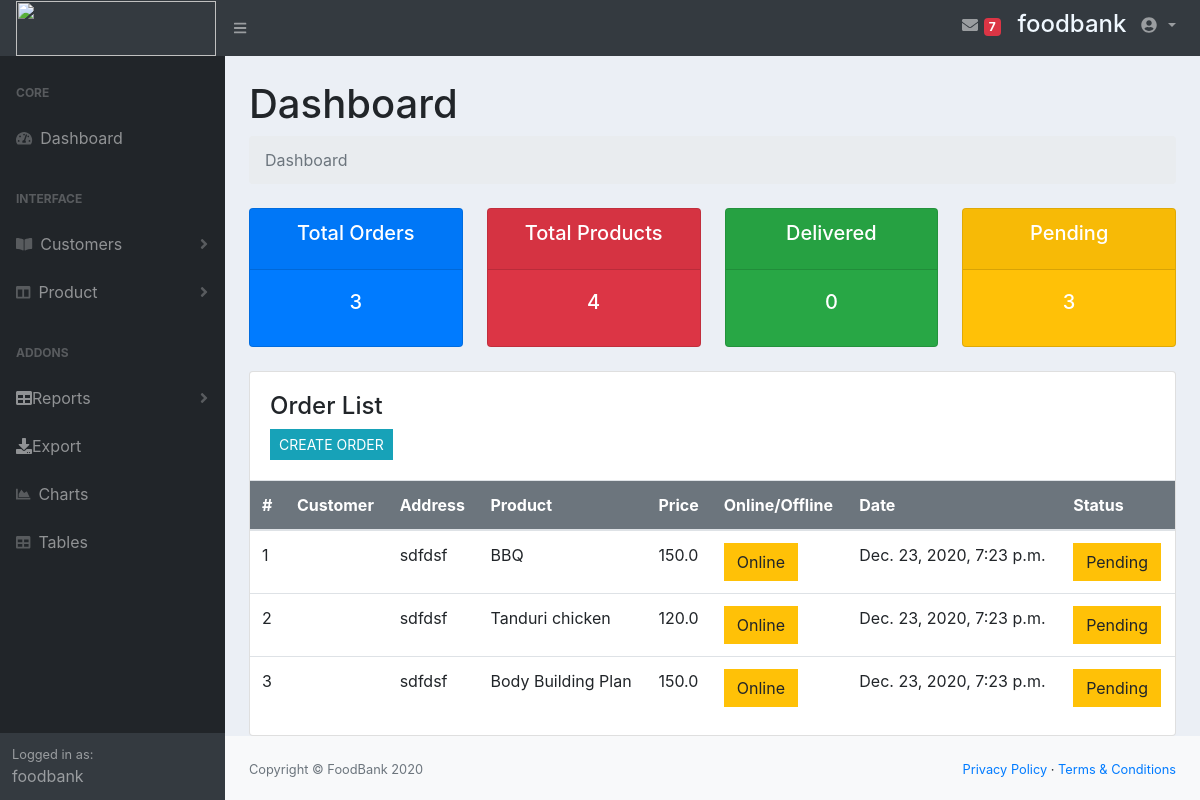
The app's page / (signed in), older data.
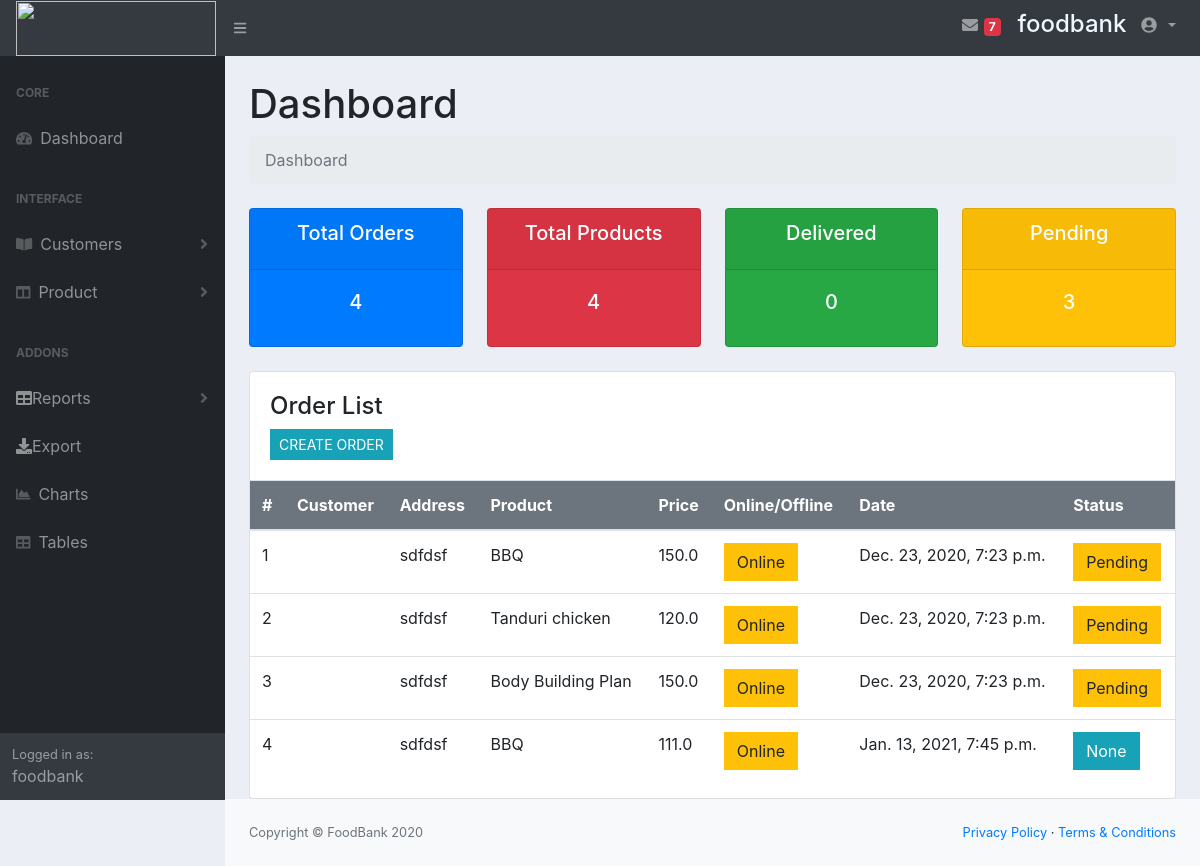
The same page, newer data.
### account/models.py (models this page shows, shortened)
class Order(models.Model):
	STATUS = (
			('Pending', 'Pending'),
			('Out for delivery', 'Out for delivery'),
			('Delivered', 'Delivered'),
			)
	customer = models.ForeignKey(Customer,null=True,blank=True,on_delete=models.SET_NULL)
	product = models.ForeignKey(Product,null=True,on_delete=models.SET_NULL)
	order=models.ForeignKey(ProductOrder,on_delete=models.SET_NULL,null=True)
	quantity=models.IntegerField(default=0,null=True,blank=True)
	date_created = models.DateTimeField(auto_now_add=True, null=True)
	status = models.CharField(max_length=200, null=True, choices=STATUS)

class Product(models.Model):
	CATEGORY = (
			('Indoor', 'Indoor'),
			('Out Door', 'Out Door'),
			)
	STATUS = (
			('In Stock', 'In Stock'),
			('Out of Stock', 'Out of Stock'),
			)
	name = models.CharField(max_length=200, null=True)
	price = models.FloatField(null=True)
	category = models.CharField(max_length=200, null=True, choices=CATEGORY)
	status = models.CharField(max_length=200, null=True, choices=STATUS, default="In Stock")
	description = models.CharField(max_length=200, null=True)
	date_created = models.DateTimeField(auto_now_add=True, null=True)
	tags = models.ManyToManyField(Tag)

### account/views.py (the view)
# urls.py: path('',views.home,name="home"),
@login_required(login_url='/login/')
def home(request):
	orders = Order.objects.all()
	products = Product.objects.all()
	customers = Customer.objects.all()
	total_customers = customers.count()
	total_orders = orders.count()
	total_products = products.count()
	delivered = orders.filter(status='Delivered').count()
	pending = orders.filter(status='Pending').count()
	context = {'orders':orders, 'customers':customers,'total_products':total_products,
	'total_orders':total_orders,'delivered':delivered,
	'pending':pending }
	return render(request, 'dashboard.html', context)

### templates/dashboard.html
{%  extends 'index1.html' %}
{% block content %}
{%  include 'status.html' %}
<div class="row">
    <div class="col-xl-12">
        <div class="card">
            <div class="card-body">
				<h4 class="box-title">Order List </h4>
				<a class="btn btn-info  btn-sm" href="{% url 'create_order' %}">CREATE ORDER</a>
            </div>
            <div class="card-body--">
                <div class="table-stats order-table ov-h">
                    <table class="table ">
                        <thead class="bg-secondary text-white">
                            <tr>
                                <th class="serial">#</th>
								<th>Customer</th>
								<th>Address</th>
                                <th>Product</th>
                                <th>Price</th>
                                <th>Online/Offline</th>
                                <th>Date</th>
                                <th>Status</th>
                            </tr>
                        </thead>
                        <tbody>
                            {% if orders %}
                            {% for order in orders %}
                            <tr>
                                <td class="serial">{{ forloop.counter }}</td>
								<td>{{order.customer.name}}</td>
								<td>sdfdsf</td>
                                <td>{{ order.product.name }}</td>
                                <td>{{order.product.price}}</td>
                                <td>
									<a class="btn btn-warning" href="">Online</a>
								</td>
                                <td>{{ order.date_created }}</td>
                                <td>
                                    {% if order.status == 'Pending' %}
                                        <a class="btn btn-warning" href="">{{ order.status }}</a>
                                    {% elif order.status == 'decline' %}
                                        <a class="btn btn-danger" href="">{{ order.status }}</a>
                                    {% elif order.status == 'Delivered' %}
                                        <a class="btn btn-success" href="">{{ order.status }}</a>
                                    {% elif order.status == 'approved' %}
                                        <a class="btn btn-primary" href="">{{ order.status }}</a>
                                    {% elif order.status == 'bulk' %}
                                        <a class="btn btn-secondary" href="">{{ order.status }}</a>
                                    {% else %}
                                        <a class="btn btn-info" href="">{{ order.status }}</a>
                                    {% endif %}
                                </td>
                            </tr>
                            {% endfor %}
                            {% else %}
                                <tr><td>No Order Data</td></tr>
                            {% endif %}
                        </tbody>
                    </table>
                </div>
            </div>
        </div>
    </div>
</div>
{% endblock content %}

Row changes from the older to the newer data that the page shows:
added Order: product.name "BBQ", product.price "111.0", date_created "Jan. 13, 2021, 7:45 p.m.", status "None"
Text that changed along with them:
{{ total_orders }}: "3" → "4"
